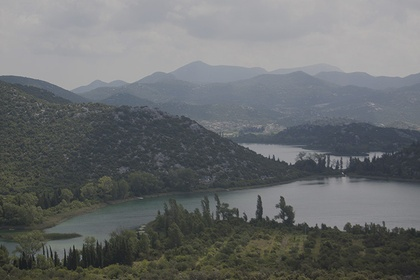
%> input picture sample.jpg, 420 x 280 px, shrunk from 750 x 500 before the run
$ octave Multiscale_Retinex_code.m   (GNU Octave 9; MATLAB toolbox functions it lacks are replaced by stand-ins)
%> lines starting %> are read from the running program, lines starting %| are printed output that depends on the picture
close all;
clear;
clc;
I=imread("sample.jpg");
%> I is the input picture: size 280x420x3 uint8; mean R, G, B 105.2, 108.3, 109.4
Ir=I(:,:,1);
Ig=I(:,:,2);
Ib=I(:,:,3);

Ir_double=double(Ir);
Ig_double=double(Ig);
Ib_double=double(Ib);

Ir_log=log(Ir_double+1);
Ig_log=log(Ig_double+1);
Ib_log=log(Ib_double+1);

%gaussian Mask%
a=1;
for y=-2:2
    b=1;
   for x=-2:2
   gauss_R(a,b)=exp(-(x.^2+y.^2)/(80*80));
   gauss_G(a,b)=exp(-(x.^2+y.^2)/(120*120));
   gauss_B(a,b)=exp(-(x.^2+y.^2)/(250*250));
   b=b+1;
   end
   a=a+1;
end

Gauss_R=gauss_R/sum(gauss_R(:));
Gauss_G=gauss_G/sum(gauss_G(:));
Gauss_B=gauss_B/sum(gauss_B(:));

con_R=imfilter(Ir_log,Gauss_R);
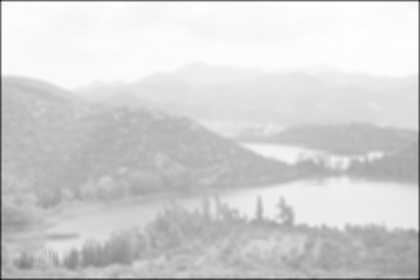
%> con_R: size 280x420 double; min 1.4, max 5.19, mean 4.54; drawn with min black and max white
con_R2=imfilter(Ir_log,Gauss_G);
con_R3=imfilter(Ir_log,Gauss_B);
con_G=imfilter(Ig_log,Gauss_G);
con_G2=imfilter(Ig_log,Gauss_R);
con_G3=imfilter(Ig_log,Gauss_B);
con_B=imfilter(Ib_log,Gauss_B);
con_B2=imfilter(Ib_log,Gauss_R);
con_B3=imfilter(Ib_log,Gauss_G);

%single Scale retinex%
SSR_R=Ir_log-log(con_R);
SSR_R2=Ir_log-log(con_R2);
SSR_R3=Ir_log-log(con_R3);
SSR_G=Ig_log-log(con_G);
SSR_G2=Ig_log-log(con_G2);
SSR_G3=Ig_log-log(con_G3);
SSR_B=Ib_log-log(con_B);
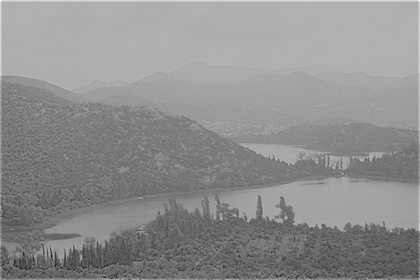
%> SSR_B: size 280x420 double; min 1.26, max 4.53, mean 3.09; drawn with min black and max white
SSR_B2=Ib_log-log(con_B2);
SSR_B3=Ib_log-log(con_B3);


min1 = min(min(SSR_R));
%> min1 = 1.64
max1 = max(max(SSR_R));
%> max1 = 4.52
SSR1 = uint8(255*(SSR_R-min1)/(max1-min1));
min2 = min(min(SSR_G));
%> min2 = 1.77
max2 = max(max(SSR_G));
%> max2 = 4.52
SSR2 = uint8(255*(SSR_G-min2)/(max2-min2));
min3 = min(min(SSR_B));
%> min3 = 1.26
max3 = max(max(SSR_B));
%> max3 = 4.53
SSR3 = uint8(255*(SSR_B-min3)/(max3-min3));

ssr = cat(3,SSR1,SSR2,SSR3);
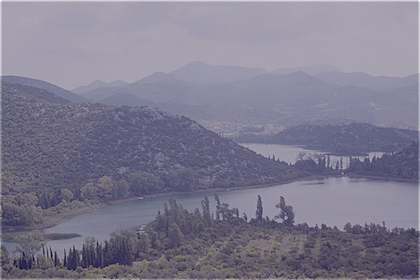
%> ssr: size 280x420x3 uint8; mean R, G, B 126.1, 122.7, 142.7

%multiscale retinex
MSR1=0.33*SSR_R+0.33*SSR_R2+0.33*SSR_R3;
MSR2=0.33*SSR_G+0.33*SSR_G2+0.33*SSR_G3;
MSR3=0.33*SSR_B+0.33*SSR_B2+0.33*SSR_B3;

min1 = min(min(MSR1));
%> min1 = 1.62
max1 = max(max(MSR1));
%> max1 = 4.47
MSR11 = uint8(255*(MSR1-min1)/(max1-min1));
min2 = min(min(MSR2));
%> min2 = 1.75
max2 = max(max(MSR2));
%> max2 = 4.47
MSR22 = uint8(255*(MSR2-min2)/(max2-min2));
min3 = min(min(MSR3));
%> min3 = 1.25
max3 = max(max(MSR3));
%> max3 = 4.48
MSR33 = uint8(255*(MSR3-min3)/(max3-min3));

MSR=cat(3,MSR11,MSR22,MSR33);


%color Restoration
sum1=Ir+Ig+Ib;
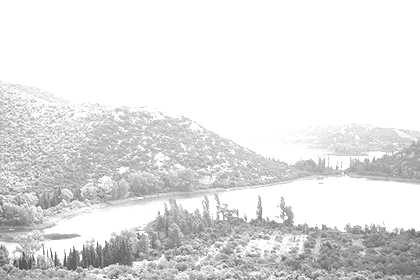
%> sum1: size 280x420 uint8; min 56, max 255, mean 226.3
sum=double(sum1);
Idash1=log(1+(125*(Ir_double./sum)));
Idash2=log(1+(125*(Ig_double./sum)));
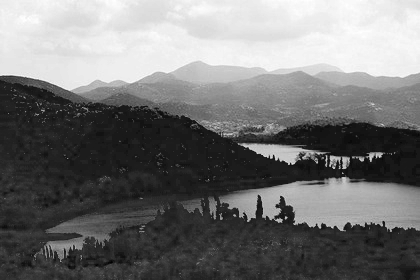
%> Idash2: size 280x420 double; min 3.67, max 4.48, mean 4.04; drawn with min black and max white
Idash3=log(1+(125*(Ib_double./sum)));
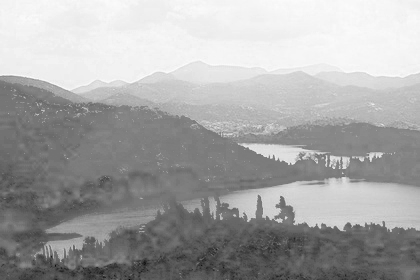
%> Idash3: size 280x420 double; min 3.16, max 4.5, mean 4.03; drawn with min black and max white

Fdashmsr1=double((MSR1*28.44)+128);
Fdashmsr2=double((MSR2*28.44)+128);
Fdashmsr3=double((MSR3*28.44)+128);

Fdmsrcr1=(Idash1.*Fdashmsr1)/255;
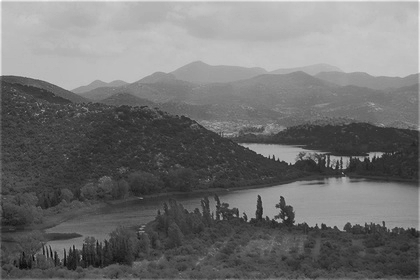
%> Fdmsrcr1: size 280x420 double; min 2.52, max 4.43, mean 3.37; drawn with min black and max white
Fdmsrcr2=(Idash2.*Fdashmsr2)/255;
Fdmsrcr3=(Idash3.*Fdashmsr3)/255;

F1=(2.25*Fdmsrcr1)-30;
F2=(2.25*Fdmsrcr2)-30;
F3=(2.25*Fdmsrcr3)-30;

min1 = min(min(F1));
%> min1 = -24.32
max1 = max(max(F1));
%> max1 = -20.04
MSRCR1 = uint8(255*(F1-min1)/(max1-min1));
min2 = min(min(F2));
%> min2 = -23.99
max2 = max(max(F2));
%> max2 = -20.04
MSRCR2 = uint8(255*(F2-min2)/(max2-min2));
min3 = min(min(F3));
%> min3 = -25.35
max3 = max(max(F3));
%> max3 = -20
MSRCR3 = uint8(255*(F3-min3)/(max3-min3));

MSRCR=cat(3,MSRCR1,MSRCR2,MSRCR3);

%Show the original image
subplot(3,2,1);imshow(I);title('Original')
subplot(3,2,2);imshow(ssr);title('SSR')
subplot(3,2,3);imshow(MSR);title('MSR')
subplot(3,2,4);imshow(MSRCR);title('MSRCR')
subplot(3,2,5);imhist(I);title('Histogram of Original image')
subplot(3,2,6);imhist(MSRCR);title('Histogram MSRCR')

peaksnr=psnr(MSRCR,I)
%> peaksnr = 20.89
